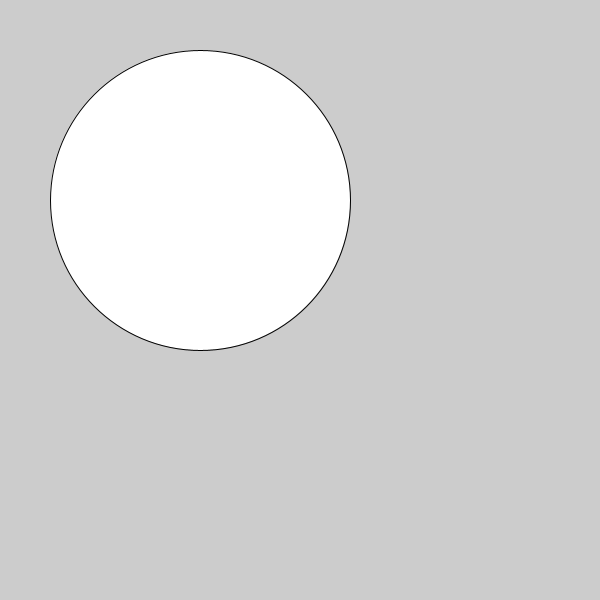
Frame 1 (no input)
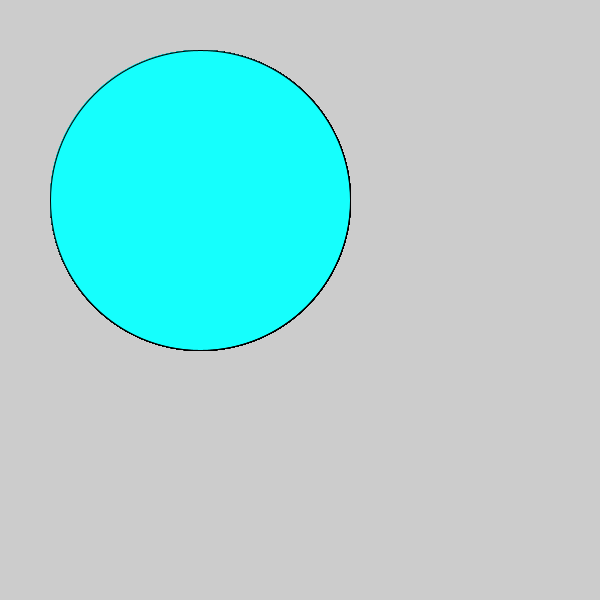
Frame 60 (the mouse pressed at the canvas centre just before this capture)
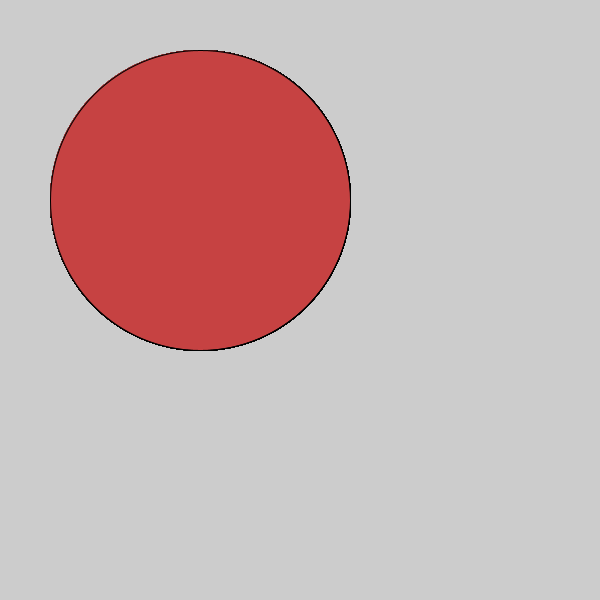
Frame 120 (the mouse held since frame 60 and released just before this capture)

The Processing sketch that drew these frames (run headless with seeded random() and noise(); from frame 60 on, the mouse is pressed at the canvas centre):

// Processing sketch: c_LogicalDot
// ── c_LogicalDot.pde

void setup() {
  
// 1. Set the size of the sketch. Make it 600 pixels square. 
size(600, 600);  

}

void draw() {
  
// 2. Draw an ellipse
// Run the program to make sure it works before moving on.
ellipse(200,200,300,300);


// 3. Change the color of the ellipse when the mouse is pressed.
//    Use the following code, but put your colors where indicated
//    Remember to use the   fill()  command to set colors.

if (mousePressed) {
 
   //  put one color here
   fill(#C64242);
  
} else {
  
   // put a different color here
   fill(#15FFFD);
  
}  
  
  
  
}
